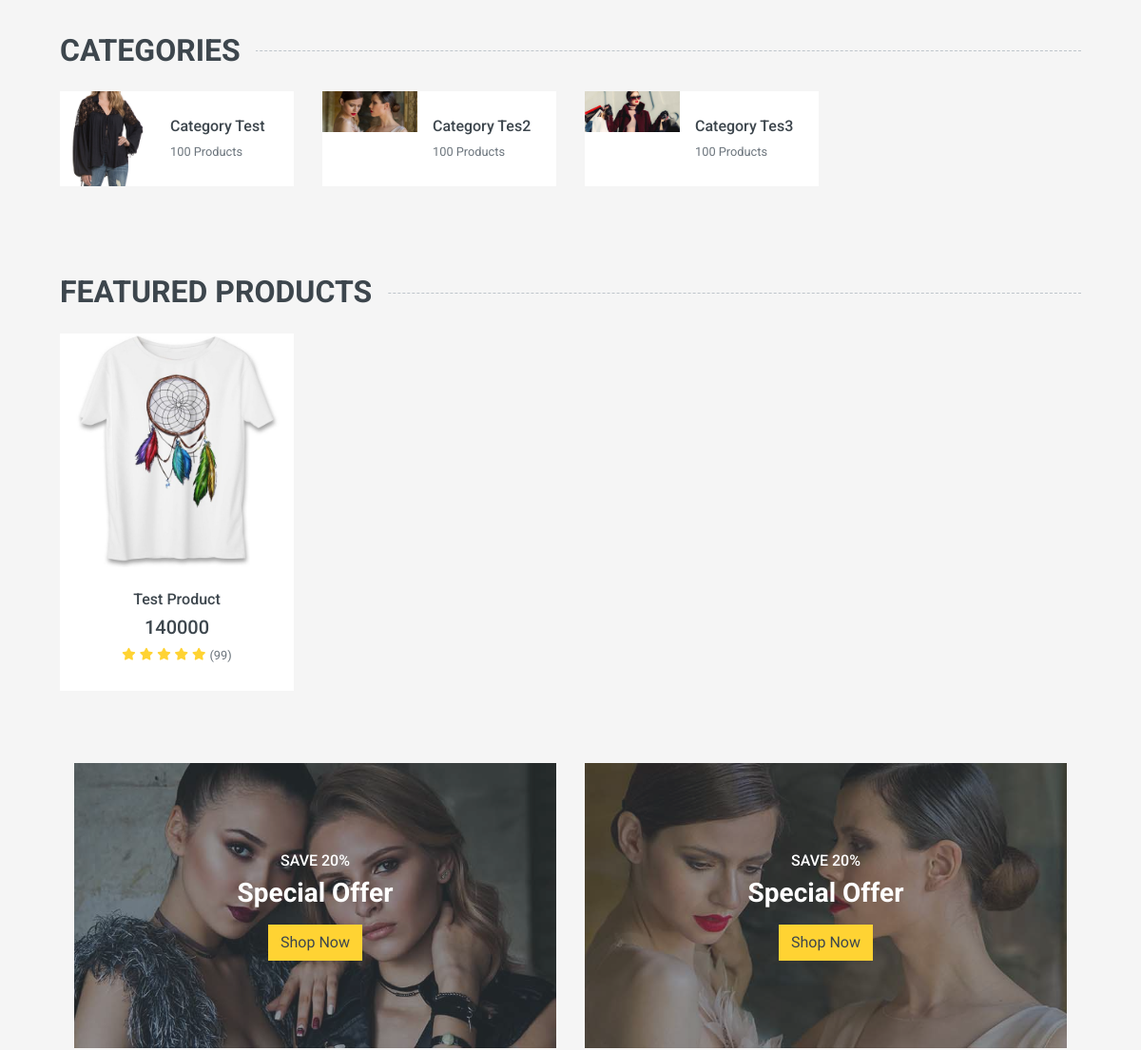
The app's page / (middle part), older data.
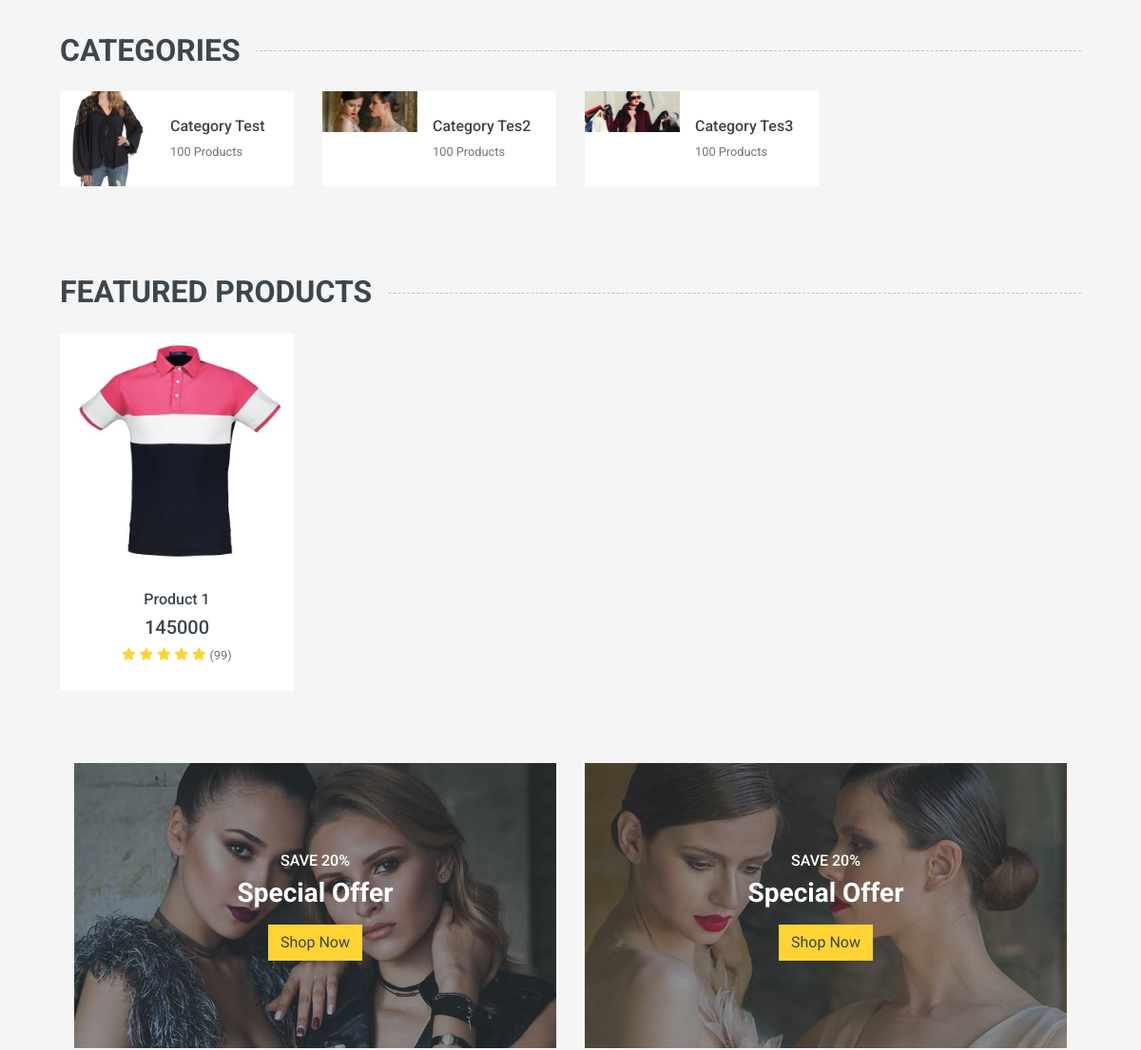
The same page, newer data.
### Product_app/models.py (models this page shows, shortened)
class Category(models.Model):
    name=models.CharField(max_length=50)
    image=models.ImageField(upload_to="product/category")
    parent=models.ForeignKey("self",related_name="comment",on_delete=models.CASCADE,null=True,blank=True)
    created=models.DateTimeField(auto_now_add=True)

class Product(models.Model):
    name=models.CharField(max_length=200)
    discription=models.TextField()
    image=models.ImageField(upload_to="product/image")
    price=models.CharField(max_length=50)
    size=models.ManyToManyField(Size,related_name="product")
    color=models.ManyToManyField(Color,related_name="product")
    discount=models.CharField(max_length=50,null=True,blank=True)
    score=models.IntegerField(null=True,default=0)
    category=models.ManyToManyField(Category,related_name="product")
    created=models.DateTimeField(auto_now_add=True)
    image_galeery=models.ManyToManyField(ProductImageGallery,related_name="product")
    slug=models.SlugField(null=True,blank=True)
    def get_absolut_url(self):
        return reverse("Home_app:detail",kwargs={"slug":self.slug})

### Home_app/views.py (the view)
# urls.py: path("",views.Home.as_view(),name="Home"),
class Home(View):
    def get(self,request):
        product=Product.objects.all()
        category=Category.objects.all()
        context={
            "category":category,
            "product":product,
        }
        return render(request,"Home_app/index.html",context=context)

### Home_app/templates/Home_app/index.html (shortened to what this page needs)
{% extends "base.html" %}
{% load static %}
{% block content %}
<div class="container-fluid pt-5">
    <h2 class="section-title position-relative text-uppercase mx-xl-5 mb-4"><span
            class="bg-secondary pr-3">Categories</span></h2>
    <div class="row px-xl-5 pb-3">
        {% for item in category %}
        <div class="col-lg-3 col-md-4 col-sm-6 pb-1">
            <a class="text-decoration-none" href="">
                <div class="cat-item d-flex align-items-center mb-4">
                    <div class="overflow-hidden" style="width: 100px; height: 100px;">
                        <img class="img-fluid" src="{{ item.image.url }}" alt="">
                    </div>
                    <div class="flex-fill pl-3">
                        <h6>{{ item.name }}</h6>
                        <small class="text-body">100 Products</small>
                    </div>
                </div>
            </a>
        </div>
        {% endfor %}
    </div>
</div>
<div class="container-fluid pt-5 pb-3">
    <h2 class="section-title position-relative text-uppercase mx-xl-5 mb-4"><span class="bg-secondary pr-3">Featured Products</span>
    </h2>
    <div class="row px-xl-5">
    {% for item in product %}
        <div class="col-lg-3 col-md-4 col-sm-6 pb-1">
            <div class="product-item bg-light mb-4">
                <div class="product-img position-relative overflow-hidden">
                    <img class="img-fluid w-100" src="{{ item.image.url }}" alt="">
                    <div class="product-action">
                    </div>
                </div>
                <div class="text-center py-4">
                    <a class="h6 text-decoration-none text-truncate" href="{{ item.get_absolut_url }}">{{ item.name }}</a>
                    <div class="d-flex align-items-center justify-content-center mt-2">
                        <h5>{{ item.price }}</h5>
                    </div>
                    <div class="d-flex align-items-center justify-content-center mb-1">
                        <small class="fa fa-star text-primary mr-1"></small>
                        <small class="fa fa-star text-primary mr-1"></small>
                        <small class="fa fa-star text-primary mr-1"></small>
                        <small class="fa fa-star text-primary mr-1"></small>
                        <small class="fa fa-star text-primary mr-1"></small>
                        <small>(99)</small>
                    </div>
                </div>
            </div>
        </div>
    {% endfor %}
</div>
<div class="container-fluid pt-5 pb-3">
    <div class="row px-xl-5">
        <div class="col-md-6">
            <div class="product-offer mb-30" style="height: 300px;">
                <img class="img-fluid" src="{% static "img/offer-1.jpg" %}" alt="">
                <div class="offer-text">
                    <h6 class="text-white text-uppercase">Save 20%</h6>
                    <h3 class="text-white mb-3">Special Offer</h3>
                    <a href="" class="btn btn-primary">Shop Now</a>
                </div>
            </div>
        </div>
        <div class="col-md-6">
            <div class="product-offer mb-30" style="height: 300px;">
                <img class="img-fluid" src="{% static "img/offer-2.jpg" %}" alt="">
                <div class="offer-text">
                    <h6 class="text-white text-uppercase">Save 20%</h6>
                    <h3 class="text-white mb-3">Special Offer</h3>
                    <a href="" class="btn btn-primary">Shop Now</a>
                </div>
            </div>
        </div>
    </div>
</div>
{% endblock %}

Row changes from the older to the newer data that the page shows:
removed Product: image (picture), name "Test Product", price "140000"
added Product: image (picture), name "Product 1", price "145000"
